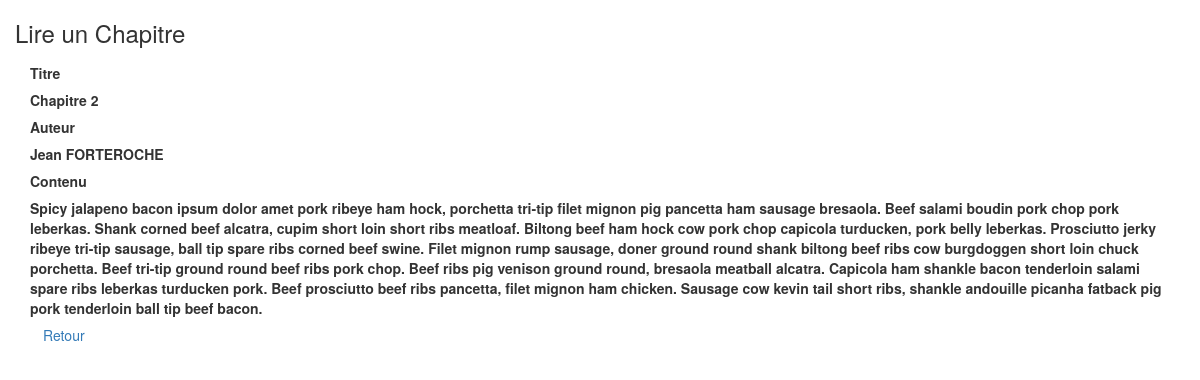
/Admin/chapitre/read.php?idchap=2, run on the app's committed database.
### tables this page shows
CREATE TABLE `chapitre` (
  `idchap` int(11) NOT NULL,
  `titre` varchar(60) NOT NULL,
  `auteur` varchar(60) NOT NULL,
  `horodatage` datetime DEFAULT NULL,
  `contenu` text NOT NULL
);

### Admin/chapitre/read.php (the view, shortened to what this page needs)
<?php
    $idchap = null;
    if ( !empty($_GET['idchap'])) {
        $idchap = $_REQUEST['idchap'];
    }
    if ( null==$idchap ) {
        header("Location: index.php");
    } else {
        $pdo = Database::connect();
        $pdo->setAttribute(PDO::ATTR_ERRMODE, PDO::ERRMODE_EXCEPTION);
        $sql = "SELECT * FROM chapitre where idchap = ?";
        $q = $pdo->prepare($sql);
        $q->execute(array($idchap));
        $data = $q->fetch(PDO::FETCH_ASSOC);
    }
?>
<!DOCTYPE html>
<html lang="fr">
<head>
    <link   href="../../style/css/bootstrap.min.css" rel="stylesheet">
</head>
<body>
    <div class="container">
        <div class="span10 offset1">
            <div class="row">
                <h3>Lire un Chapitre</h3>
            </div>
            <div class="form-horizontal" >
              <div class="control-group">
                <label class="control-label">Titre</label>
                <div class="controls">
                    <label class="checkbox">
                        <?php echo $data['titre'];?>
                    </label>
                </div>
              </div>
              <div class="control-group">
                <label class="control-label">Auteur</label>
                <div class="controls">
                    <label class="checkbox">
                        <?php echo $data['auteur'];?>
                    </label>
                </div>
              </div>
              <div class="control-group">
                <label class="control-label">Contenu</label>
                <div class="controls">
                    <label class="checkbox">
                        <?php echo $data['contenu'];?>
                    </label>
                </div>
              </div>
                <div class="form-actions">
                  <a class="btn" href="index.php">Retour</a>
               </div>
            </div>
        </div>
    </div>
  </body>
</html>

### data on the page
chapitre: titre "Chapitre 2", auteur "Jean FORTEROCHE", contenu "Spicy jalapeno bacon ipsum dolor amet pork ribeye ham hock, porchetta tri-tip filet mignon pig pancetta ham sausage bresaola. Beef salami boudin pork chop pork leberkas. Shank corned beef alcatra, cupim short loin short ribs meatloaf. Biltong beef ham hock cow pork chop capicola turducken, pork belly leberkas. Prosciutto jerky ribeye tri-tip sausage, ball tip spare ribs corned beef swine. Filet mignon rump sausage, doner ground round shank biltong beef ribs cow burgdoggen short loin chuck porchetta. Beef tri-tip ground round beef ribs pork chop. Beef ribs pig venison ground round, bresaola meatball alcatra. Capicola ham shankle bacon tenderloin salami spare ribs leberkas turducken pork.…"
